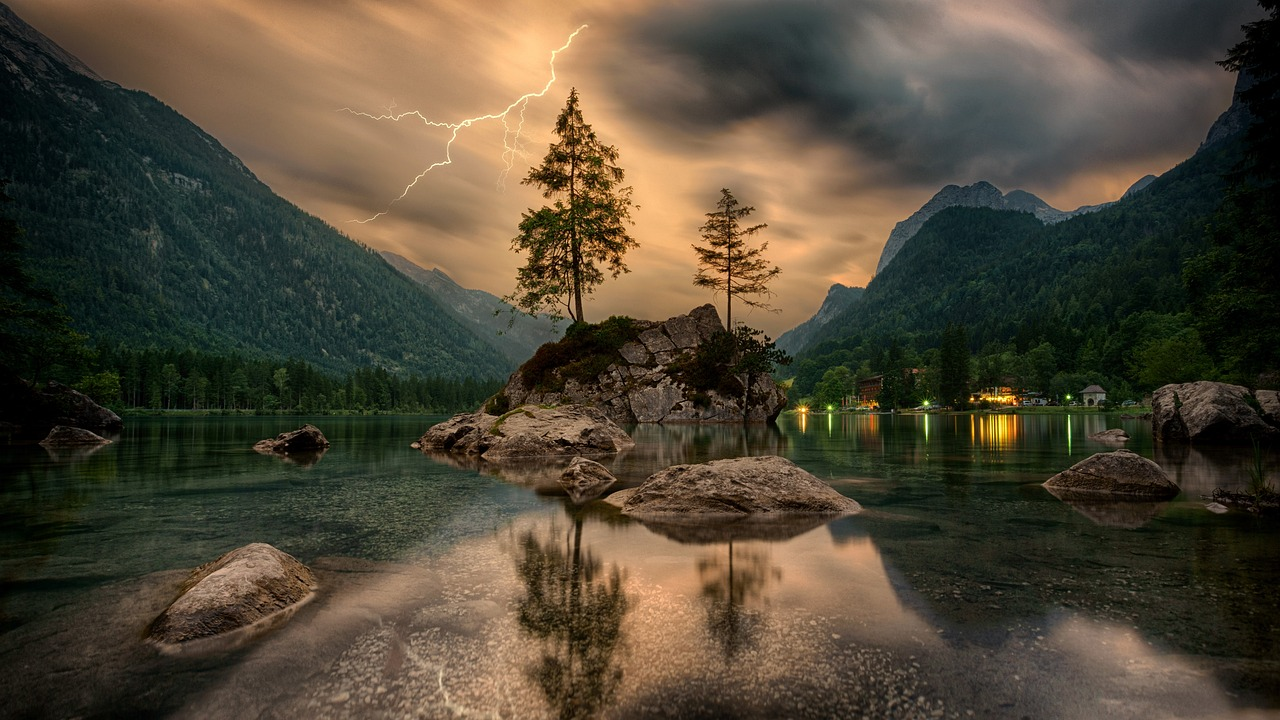
#> input picture nature.jpg, 1280 x 720 px
$ python open.py
#> lines starting #> are read from the running program, lines starting #| are printed output that depends on the picture; after the words box and inside, x2 and y2 are one past the last pixel; in counts of white or black regions, pixels touching at a corner belong together
import numpy as np
import cv2

ones = np.zeros((300,300,3), dtype = np.uint8)

image1 = np.array(ones, dtype = np.uint8)

cv2.circle(image1, (150,150), 150, (255,255,255), -1)
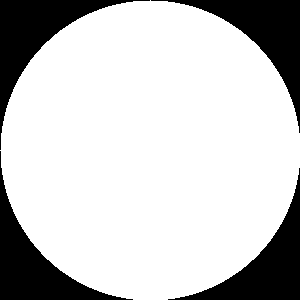
#> image1: shape (300, 300, 3); 78.5% white; 4 black regions, box (x1, y1, x2, y2) and area: (0, 0, 150, 150) 4980, (151, 0, 300, 133) 4830, (0, 151, 133, 300) 4830, (168, 168, 300, 300) 4681

img = cv2.imread('nature.jpg')
#> img is the input picture: shape (720, 1280, 3); mean B, G, R 54.3, 71, 79.7
# gray_img = cv2.cvtColor(img, cv2.COLOR_BGR2GRAY)

image2 = cv2.resize(img, (300, 300))
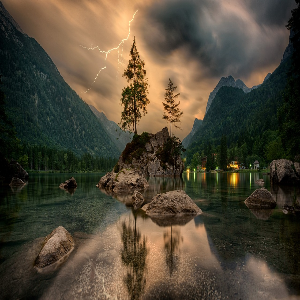
#> image2: shape (300, 300, 3); mean B, G, R 54.2, 70.9, 79.7

result = cv2.bitwise_and(image1,image2)
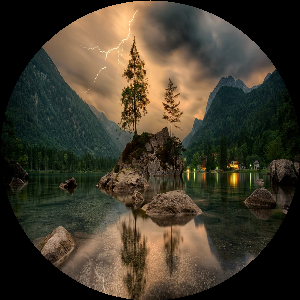
#> result: shape (300, 300, 3); mean of channels 0, 1, 2 43.7, 58.3, 65.3; drawn as B, G, R

cv2.imshow('result',result)
# cv2.imshow('result',image1)


cv2.waitKey(0)
cv2.destroyAllWindows()
